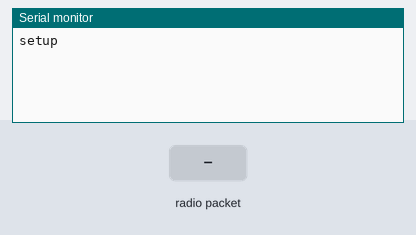
A sketch run on a simulated Arduino Uno, built with avr-gcc and run on an emulated ATmega328P. Shown: the last lines printed to the serial monitor. Inputs (shaded band) come from the test bench. No radio packets arrive unless stated.

Above: at 1.2 s.
1.3 s: radio packet "1" arrives
At 2.3 s:
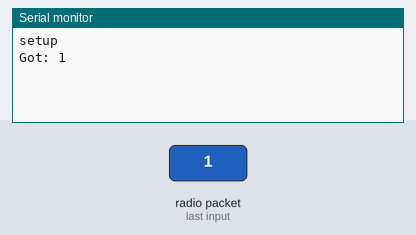
2.8 s: radio packet "0" arrives
At 3.4 s:
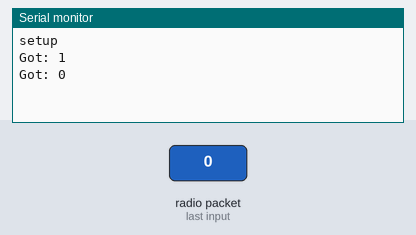
4.3 s: radio packet "2" arrives
At 5.7 s:
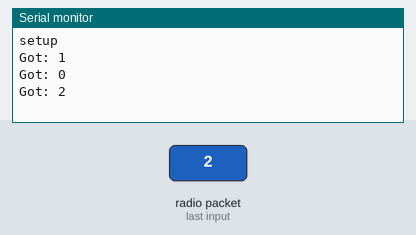

The sketch:

rx.ino
```cpp
#include <VirtualWire.h>

const int receive_pin = 7;


void setup()
{

    Serial.begin(9600);
    Serial.println("setup");

    vw_set_rx_pin(receive_pin);

    vw_setup(2000);  // Bits per sec

    vw_rx_start();  // Start the receiver PLL running
}

void loop(){

    uint8_t buf[VW_MAX_MESSAGE_LEN];
    uint8_t buflen = VW_MAX_MESSAGE_LEN;

    if (vw_get_message(buf, &buflen)) {

      int i;

      Serial.print("Got: ");

      for (i = 0; i < buflen; i++) {
        Serial.print(char(buf[i]));
      }

      Serial.println(' ');

    }
}
```

Measured:
- after the input at 1.3 s, the serial monitor: prints a new line at once (image 1)
- after the input at 2.8 s, the serial monitor: prints a new line at once (image 2)
- after the input at 4.3 s, the serial monitor: prints a new line at once (image 3)
